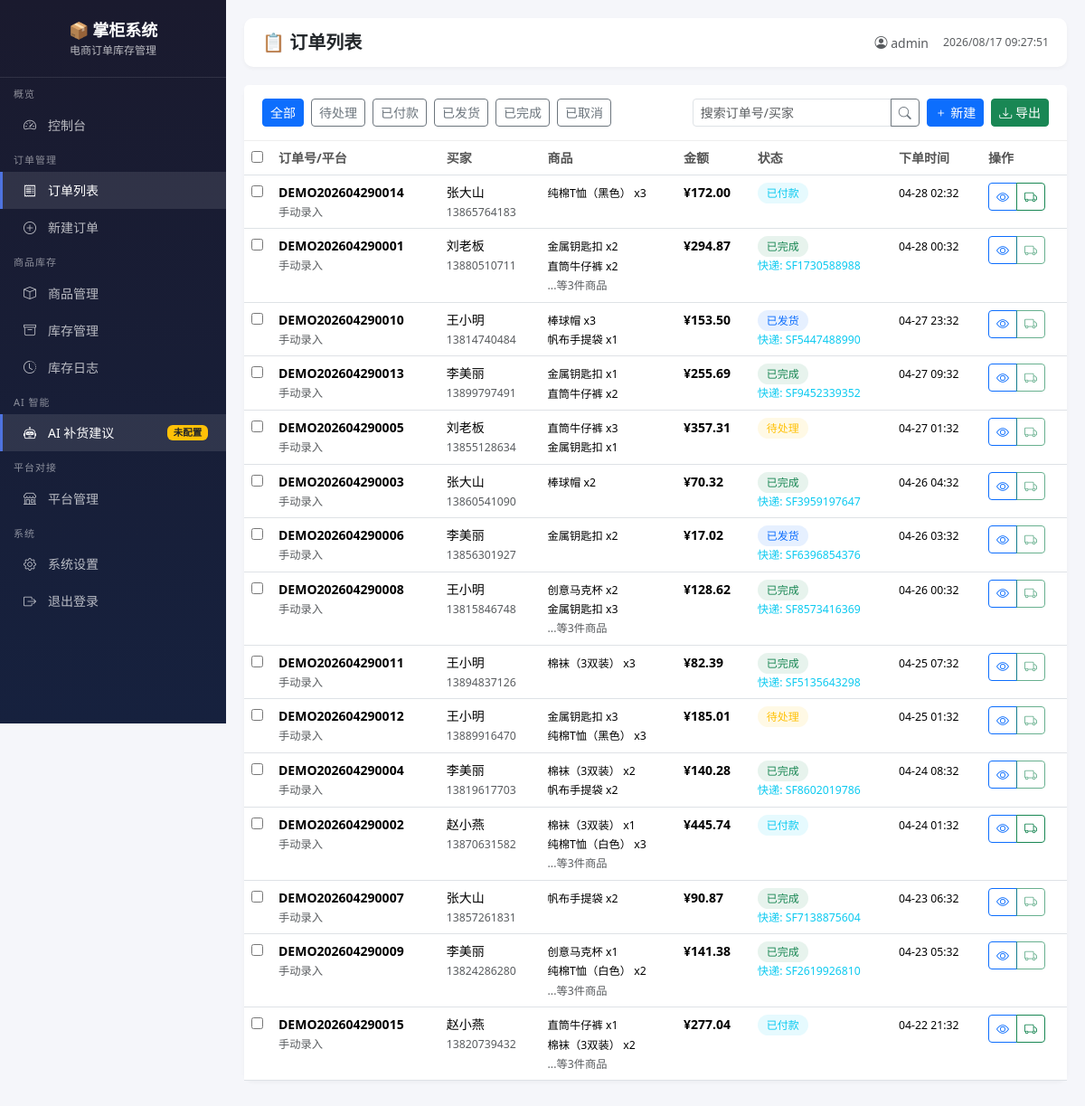
/orders (signed in), run on the app's committed database.
### models.py (models this page shows, shortened)
class User(UserMixin, db.Model):
    __tablename__ = 'users'
    id = db.Column(db.Integer, primary_key=True)
    username = db.Column(db.String(80), unique=True, nullable=False)
    password_hash = db.Column(db.String(256), nullable=False)
    email = db.Column(db.String(120))
    shop_name = db.Column(db.String(200), default='我的店铺')
    created_at = db.Column(db.DateTime, default=datetime.utcnow)

class Order(db.Model):
    __tablename__ = 'orders'
    id = db.Column(db.Integer, primary_key=True)
    order_no = db.Column(db.String(100), unique=True, index=True)  # 订单号
    platform_order_id = db.Column(db.String(100))  # 平台订单ID
    platform_id = db.Column(db.Integer, db.ForeignKey('platforms.id'))  # 所属平台
    platform_name = db.Column(db.String(50))  # 平台名称冗余
    buyer_name = db.Column(db.String(100))  # 买家
    buyer_phone = db.Column(db.String(20))  # 买家电话
    buyer_address = db.Column(db.String(500))  # 收货地址
    buyer_note = db.Column(db.Text)  # 买家备注
    seller_note = db.Column(db.Text)  # 卖家备注
    total_amount = db.Column(db.Float, default=0)  # 总金额
    discount_amount = db.Column(db.Float, default=0)  # 优惠金额
    freight_amount = db.Column(db.Float, default=0)  # 运费
    actual_amount = db.Column(db.Float, default=0)  # 实付金额
    status = db.Column(db.String(30), default='pending')  # pending/paid/shipped/completed/cancelled
    shipping_status = db.Column(db.String(30), default='unshipped')  # unshipped/shipped/signed
    payment_status = db.Column(db.String(30), default='unpaid')  # unpaid/paid/refund
    shipping_method = db.Column(db.String(100))  # 配送方式
    tracking_no = db.Column(db.String(100))  # 快递单号
    order_time = db.Column(db.DateTime)  # 下单时间
    pay_time = db.Column(db.DateTime)  # 付款时间
    ship_time = db.Column(db.DateTime)  # 发货时间
    created_at = db.Column(db.DateTime, default=datetime.utcnow)
    updated_at = db.Column(db.DateTime, default=datetime.utcnow, onupdate=datetime.utcnow)
    items = db.relationship('OrderItem', backref='order', lazy=True, cascade='all, delete-orphan')
    platform = db.relationship('Platform', backref='orders')

class OrderItem(db.Model):
    __tablename__ = 'order_items'
    id = db.Column(db.Integer, primary_key=True)
    order_id = db.Column(db.Integer, db.ForeignKey('orders.id'), nullable=False)
    product_id = db.Column(db.Integer, db.ForeignKey('products.id'), nullable=False)
    product_name = db.Column(db.String(300))  # 商品名称冗余
    product_sku = db.Column(db.String(100))  # SKU冗余
    quantity = db.Column(db.Integer, default=1)
    price = db.Column(db.Float, default=0)  # 单价
    total_price = db.Column(db.Float, default=0)  # 小计

### routes/main_routes.py (the view, shortened to what this page needs)
@main_bp.route('/orders')
@login_required
def order_list():
    status = request.args.get('status', '')
    keyword = request.args.get('keyword', '')
    page = int(request.args.get('page', 1))
    per_page = 20
    query = Order.query
    if status:
        query = query.filter(Order.status == status)
    orders = query.order_by(Order.order_time.desc()).paginate(
        page=page, per_page=per_page, error_out=False
    )
    return render_template('orders/list.html', orders=orders, status=status, keyword=keyword)

### templates/orders/list.html (shortened to what this page needs)
{% extends "base.html" %}
{% block page_title %}📋 订单列表{% endblock %}
{% block content %}
<div class="card">
    <div class="card-header d-flex justify-content-between align-items-center flex-wrap gap-2">
        <div class="d-flex gap-2">
            <a href="{{ url_for('main.order_list') }}" class="btn btn-sm {% if not status %}btn-primary{% else %}btn-outline-secondary{% endif %}">全部</a>
            <a href="{{ url_for('main.order_list') }}?status=pending" class="btn btn-sm {% if status == 'pending' %}btn-warning{% else %}btn-outline-secondary{% endif %}">待处理</a>
            <a href="{{ url_for('main.order_list') }}?status=paid" class="btn btn-sm {% if status == 'paid' %}btn-success{% else %}btn-outline-secondary{% endif %}">已付款</a>
            <a href="{{ url_for('main.order_list') }}?status=shipped" class="btn btn-sm {% if status == 'shipped' %}btn-info{% else %}btn-outline-secondary{% endif %}">已发货</a>
            <a href="{{ url_for('main.order_list') }}?status=completed" class="btn btn-sm {% if status == 'completed' %}btn-success{% else %}btn-outline-secondary{% endif %}">已完成</a>
            <a href="{{ url_for('main.order_list') }}?status=cancelled" class="btn btn-sm {% if status == 'cancelled' %}btn-danger{% else %}btn-outline-secondary{% endif %}">已取消</a>
        </div>
        <div class="d-flex gap-2">
            <form class="search-box" method="GET">
                <div class="input-group input-group-sm">
                    <input type="text" name="keyword" class="form-control" placeholder="搜索订单号/买家" value="{{ keyword }}">
                    <button class="btn btn-outline-secondary" type="submit"><i class="bi bi-search"></i></button>
                </div>
            </form>
            <a href="{{ url_for('main.order_create') }}" class="btn btn-sm btn-primary">
                <i class="bi bi-plus"></i> 新建
            </a>
            <button class="btn btn-sm btn-success" onclick="exportOrders()">
                <i class="bi bi-download"></i> 导出
            </button>
        </div>
    </div>
    <div class="card-body p-0">
        <div class="table-responsive">
            <table class="table table-hover mb-0">
                <thead>
                    <tr>
                        <th style="width: 30px;"><input type="checkbox" id="selectAll"></th>
                        <th>订单号/平台</th>
                        <th>买家</th>
                        <th>商品</th>
                        <th>金额</th>
                        <th>状态</th>
                        <th>下单时间</th>
                        <th>操作</th>
                    </tr>
                </thead>
                <tbody>
                    {% for order in orders.items %}
                    <tr>
                        <td><input type="checkbox" class="order-checkbox" value="{{ order.id }}"></td>
                        <td>
                            <strong>{{ order.order_no }}</strong><br>
                            <small class="text-muted">{{ order.platform_name }}</small>
                        </td>
                        <td>
                            {{ order.buyer_name or '-' }}<br>
                            <small class="text-muted">{{ order.buyer_phone or '' }}</small>
                        </td>
                        <td>
                            {% for item in order.items[:2] %}
                            <small>{{ item.product_name }} x{{ item.quantity }}</small><br>
                            {% endfor %}
                            {% if order.items|length > 2 %}
                            <small class="text-muted">...等{{ order.items|length }}件商品</small>
                            {% endif %}
                        </td>
                        <td>
                            <strong>¥{{ "%.2f"|format(order.actual_amount) }}</strong>
                        </td>
                        <td>
                            {% set status_map = {
                                'pending': ('warning', '待处理'),
                                'paid': ('info', '已付款'),
                                'shipped': ('primary', '已发货'),
                                'completed': ('success', '已完成'),
                                'cancelled': ('secondary', '已取消')
                            } %}
                            {% set badge = status_map.get(order.status, ('secondary', order.status)) %}
                            <span class="status-badge bg-{{ badge[0] }} bg-opacity-10 text-{{ badge[0] }}">{{ badge[1] }}</span>
                            {% if order.shipping_status == 'shipped' %}
                            <br><small class="text-info">快递: {{ order.tracking_no or '待录入' }}</small>
                            {% endif %}
                        </td>
                        <td>
                            <small>{{ order.order_time.strftime('%m-%d %H:%M') if order.order_time else '-' }}</small>
                        </td>
                        <td>
                            <div class="btn-group btn-group-sm">
                                <a href="{{ url_for('main.order_detail', order_id=order.id) }}" class="btn btn-outline-primary" title="查看详情"><i class="bi bi-eye"></i></a>
                                <button class="btn btn-outline-success" onclick="shipOrder({{ order.id }})" title="发货" {% if order.status != 'paid' %}disabled{% endif %}><i class="bi bi-truck"></i></button>
                            </div>
                        </td>
                    </tr>
                    {% endfor %}
                </tbody>
            </table>
        </div>
    </div>
</div>
{% endblock %}

### templates/base.html (shortened to what this page needs)
<!DOCTYPE html>
<html lang="zh-CN" data-bs-theme="light">
<head>
    <link href="https://cdn.bootcdn.net/ajax/libs/bootstrap/5.3.3/css/bootstrap.min.css" rel="stylesheet">
    <link href="https://cdn.bootcdn.net/ajax/libs/bootstrap-icons/1.11.3/font/bootstrap-icons.min.css" rel="stylesheet">
</head>
<body>
    <nav class="sidebar">
        <div class="sidebar-brand">
            📦 掌柜系统
            <small>电商订单库存管理</small>
        </div>
        <div class="nav-section">概览</div>
        <a href="{{ url_for('main.dashboard') }}" class="nav-item {% if request.endpoint == 'main.dashboard' %}active{% endif %}">
            <i class="bi bi-speedometer2"></i> <span>控制台</span>
        </a>
        <div class="nav-section">订单管理</div>
        <a href="{{ url_for('main.order_list') }}" class="nav-item {% if request.endpoint and 'order' in request.endpoint %}active{% endif %}">
            <i class="bi bi-receipt"></i> <span>订单列表</span>
        </a>
        <a href="{{ url_for('main.order_create') }}" class="nav-item">
            <i class="bi bi-plus-circle"></i> <span>新建订单</span>
        </a>
        <div class="nav-section">商品库存</div>
        <a href="{{ url_for('main.product_list') }}" class="nav-item {% if request.endpoint and 'product' in request.endpoint %}active{% endif %}">
            <i class="bi bi-box"></i> <span>商品管理</span>
        </a>
        <a href="{{ url_for('main.inventory') }}" class="nav-item {% if request.endpoint and 'inventory' in request.endpoint %}active{% endif %}">
            <i class="bi bi-archive"></i> <span>库存管理</span>
        </a>
        <a href="{{ url_for('main.inventory_logs') }}" class="nav-item">
            <i class="bi bi-clock-history"></i> <span>库存日志</span>
        </a>
        <div class="nav-section">AI 智能</div>
        <a href="{{ url_for('main.ai_replenish') }}" class="nav-item {% if request.endpoint and 'ai' in request.endpoint %}active{% endif %}">
            <i class="bi bi-robot"></i> <span>AI 补货建议</span>
            {% if not ai_available %}<span class="badge bg-warning text-dark">未配置</span>{% endif %}
        </a>
        <div class="nav-section">平台对接</div>
        <a href="{{ url_for('main.platforms') }}" class="nav-item {% if request.endpoint and 'platform' in request.endpoint %}active{% endif %}">
            <i class="bi bi-shop"></i> <span>平台管理</span>
        </a>
        <div class="nav-section">系统</div>
        <a href="{{ url_for('main.settings') }}" class="nav-item {% if request.endpoint and 'setting' in request.endpoint %}active{% endif %}">
            <i class="bi bi-gear"></i> <span>系统设置</span>
        </a>
        <a href="{{ url_for('main.logout') }}" class="nav-item">
            <i class="bi bi-box-arrow-right"></i> <span>退出登录</span>
        </a>
    </nav>
    <div class="main-content">
        <div class="header">
            <h1 class="page-title">{% block page_title %}控制台{% endblock %}</h1>
            <div class="d-flex align-items-center gap-3">
                <span class="text-muted"><i class="bi bi-person-circle"></i> {{ current_user.username }}</span>
                <small class="text-muted" id="clock"></small>
            </div>
        </div>
        {% block content %}{% endblock %}
    </div>
</body>
</html>

### templates/base.html (style rules this page uses)
:root { --sidebar-width: 250px; --header-height: 60px; }
body { font-size: 14px; background-color: #f5f6fa; }
.sidebar { position: fixed; top: 0; left: 0; width: var(--sidebar-width); height: 100vh; background: linear-gradient(180deg, #1a1a2e 0%, #16213e 100%); color: #fff; z-index: 1000; overflow-y: auto; }
.sidebar-brand { padding: 20px; font-size: 18px; font-weight: bold; border-bottom: 1px solid rgba(255,255,255,0.1); text-align: center; }
.sidebar-brand small { font-size: 12px; opacity: 0.7; display: block; font-weight: normal; }
.sidebar .nav-section { padding: 10px 15px 5px; font-size: 11px; text-transform: uppercase; opacity: 0.5; letter-spacing: 1px; }
.sidebar .nav-item { padding: 10px 20px; color: rgba(255,255,255,0.7); text-decoration: none; display: flex; align-items: center; gap: 10px; transition: all 0.2s; border-left: 3px solid transparent; }
.sidebar .nav-item:hover, .sidebar .nav-item.active { background: rgba(255,255,255,0.1); color: #fff; border-left-color: #4e73df; }
.sidebar .nav-item i { width: 20px; text-align: center; }
.sidebar .nav-item .badge { margin-left: auto; }
.main-content { margin-left: var(--sidebar-width); padding: 20px; min-height: 100vh; }
.header { background: #fff; border-radius: 10px; padding: 15px 20px; margin-bottom: 20px; box-shadow: 0 2px 4px rgba(0,0,0,0.04); display: flex; justify-content: space-between; align-items: center; }
.header .page-title { font-size: 20px; font-weight: 600; margin: 0; }
.card { border: none; border-radius: 10px; box-shadow: 0 2px 4px rgba(0,0,0,0.04); margin-bottom: 20px; }
.card-header { background: #fff; border-bottom: 1px solid #eee; padding: 15px 20px; font-weight: 600; }
.table th { font-weight: 600; color: #555; border-top: none; }
.status-badge { padding: 3px 10px; border-radius: 20px; font-size: 12px; font-weight: 500; }
.search-box { max-width: 300px; }

### data on the page
User: username "admin"
Order: order_no "DEMO202604290014", platform_name "手动录入", buyer_name "张大山", buyer_phone "13865764183", actual_amount "172.00", badge "已付款", order_time "04-28 02:32"
OrderItem: product_name "纯棉T恤（黑色）", quantity "3"
Order: order_no "DEMO202604290001", platform_name "手动录入", buyer_name "刘老板", buyer_phone "13880510711", items|length "3", actual_amount "294.87", badge "已完成", tracking_no "SF1730588988", order_time "04-28 00:32"
OrderItem: product_name "金属钥匙扣", quantity "2"
OrderItem: product_name "直筒牛仔裤", quantity "2"
Order: order_no "DEMO202604290010", platform_name "手动录入", buyer_name "王小明", buyer_phone "13814740484", actual_amount "153.50", badge "已发货", tracking_no "SF5447488990", order_time "04-27 23:32"
OrderItem: product_name "棒球帽", quantity "3"
OrderItem: product_name "帆布手提袋", quantity "1"
Order: order_no "DEMO202604290013", platform_name "手动录入", buyer_name "李美丽", buyer_phone "13899797491", actual_amount "255.69", badge "已完成", tracking_no "SF9452339352", order_time "04-27 09:32"
OrderItem: product_name "金属钥匙扣", quantity "1"
OrderItem: product_name "直筒牛仔裤", quantity "2"
Order: order_no "DEMO202604290005", platform_name "手动录入", buyer_name "刘老板", buyer_phone "13855128634", actual_amount "357.31", badge "待处理", order_time "04-27 01:32"
OrderItem: product_name "直筒牛仔裤", quantity "3"
OrderItem: product_name "金属钥匙扣", quantity "1"
Order: order_no "DEMO202604290003", platform_name "手动录入", buyer_name "张大山", buyer_phone "13860541090", actual_amount "70.32", badge "已完成", tracking_no "SF3959197647", order_time "04-26 04:32"
OrderItem: product_name "棒球帽", quantity "2"
Order: order_no "DEMO202604290006", platform_name "手动录入", buyer_name "李美丽", buyer_phone "13856301927", actual_amount "17.02", badge "已发货", tracking_no "SF6396854376", order_time "04-26 03:32"
OrderItem: product_name "金属钥匙扣", quantity "2"
Order: order_no "DEMO202604290008", platform_name "手动录入", buyer_name "王小明", buyer_phone "13815846748", items|length "3", actual_amount "128.62", badge "已完成", tracking_no "SF8573416369", order_time "04-26 00:32"
OrderItem: product_name "创意马克杯", quantity "2"
OrderItem: product_name "金属钥匙扣", quantity "3"
Order: order_no "DEMO202604290011", platform_name "手动录入", buyer_name "王小明", buyer_phone "13894837126", actual_amount "82.39", badge "已完成", tracking_no "SF5135643298", order_time "04-25 07:32"
OrderItem: product_name "棉袜（3双装）", quantity "3"
Order: order_no "DEMO202604290012", platform_name "手动录入", buyer_name "王小明", buyer_phone "13889916470", actual_amount "185.01", badge "待处理", order_time "04-25 01:32"
OrderItem: product_name "金属钥匙扣", quantity "3"
OrderItem: product_name "纯棉T恤（黑色）", quantity "3"
Order: order_no "DEMO202604290004", platform_name "手动录入", buyer_name "李美丽", buyer_phone "13819617703", actual_amount "140.28", badge "已完成", tracking_no "SF8602019786", order_time "04-24 08:32"
OrderItem: product_name "棉袜（3双装）", quantity "2"
OrderItem: product_name "帆布手提袋", quantity "2"
Order: order_no "DEMO202604290002", platform_name "手动录入", buyer_name "赵小燕", buyer_phone "13870631582", items|length "3", actual_amount "445.74", badge "已付款", order_time "04-24 01:32"
OrderItem: product_name "棉袜（3双装）", quantity "1"
OrderItem: product_name "纯棉T恤（白色）", quantity "3"
Order: order_no "DEMO202604290007", platform_name "手动录入", buyer_name "张大山", buyer_phone "13857261831", actual_amount "90.87", badge "已完成", tracking_no "SF7138875604", order_time "04-23 06:32"
OrderItem: product_name "帆布手提袋", quantity "2"
Order: order_no "DEMO202604290009", platform_name "手动录入", buyer_name "李美丽", buyer_phone "13824286280", items|length "3", actual_amount "141.38", badge "已完成", tracking_no "SF2619926810", order_time "04-23 05:32"
OrderItem: product_name "创意马克杯", quantity "1"
OrderItem: product_name "纯棉T恤（白色）", quantity "2"
Order: order_no "DEMO202604290015", platform_name "手动录入", buyer_name "赵小燕", buyer_phone "13820739432", items|length "3", actual_amount "277.04", badge "已付款", order_time "04-22 21:32"
OrderItem: product_name "直筒牛仔裤", quantity "1"
OrderItem: product_name "棉袜（3双装）", quantity "2"
